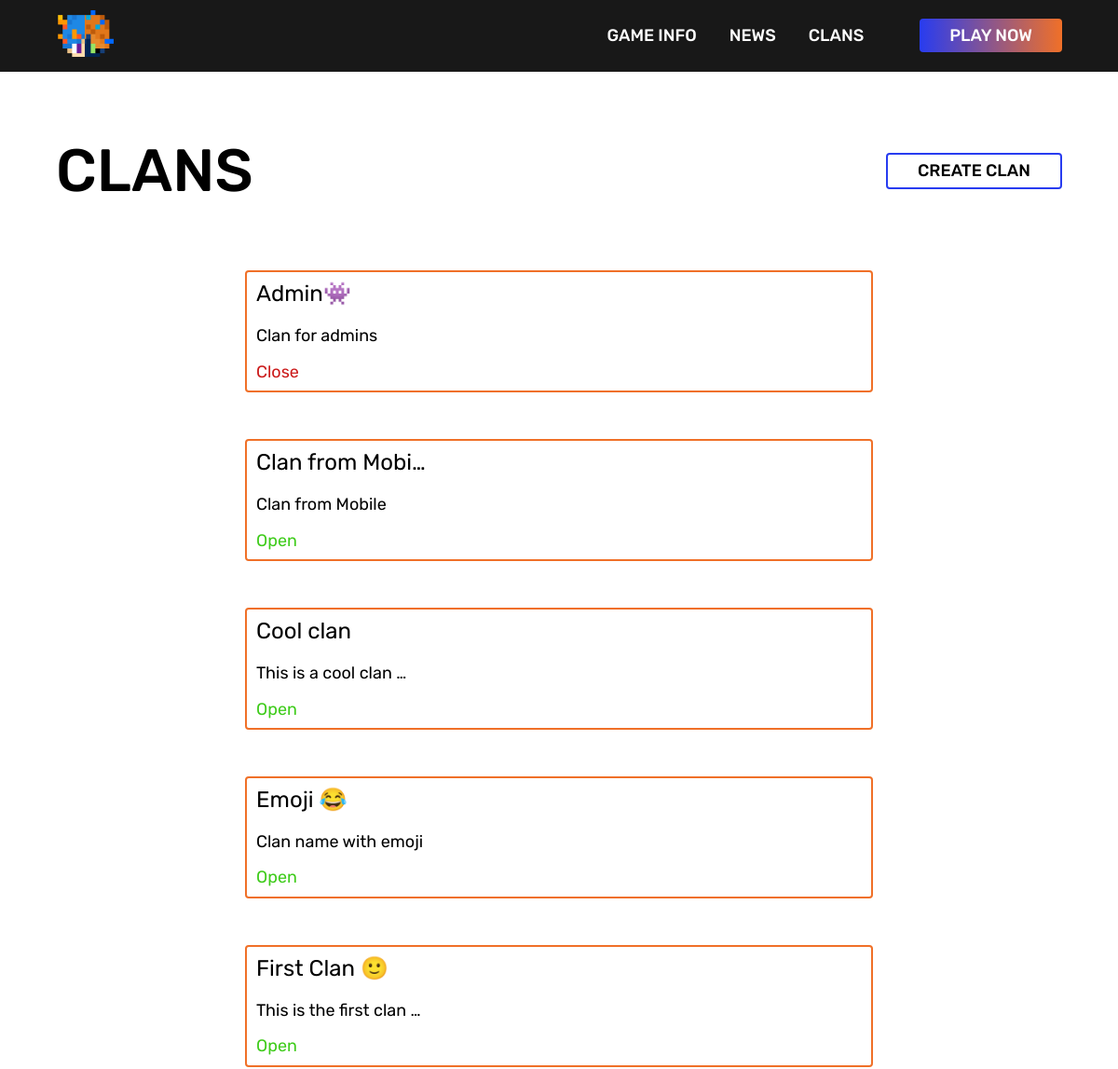
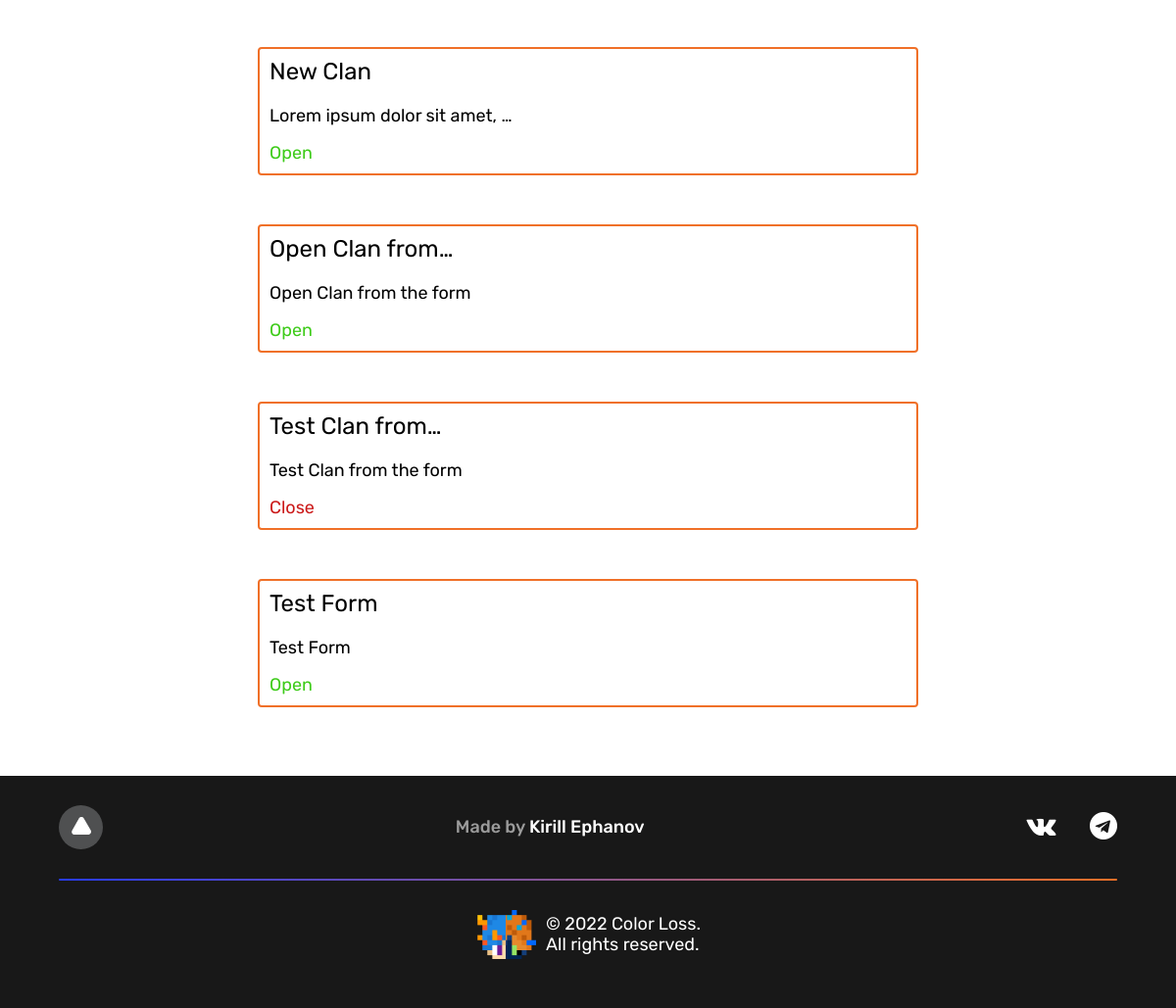
Screenshot of /clans/ with the database file from the repository (2 pictures, top to bottom).
### color_loss_app/models.py (models this page shows, shortened)
class Clan(models.Model):
    clan_name = models.CharField(max_length=50, db_index=True, verbose_name='Сlan name')
    clan_description = models.TextField(max_length=250, blank=True, verbose_name='Description')
    clan_is_open = models.BooleanField(blank=True, verbose_name='Is open')
    class Meta:
        verbose_name = 'Clan'
        verbose_name_plural = 'Clans'
        ordering = ['clan_name']

### color_loss_app/views.py (the view)
# urls.py: path('clans/', clans_page, name='clans'),
def clans_page(request):
    clans = Clan.objects.all()
    context = {'clans': clans}
    return render(request=request, template_name='color_loss_app/clans.html', context=context)

### color_loss_app/templates/color_loss_app/clans.html
{% extends 'base.html' %}
{% block content %}
    <section>
        <div class="wrapper">
            <div class="clans-page__container">
                <div class="clans-page__title-container">
                    <h1 class="page-title">
                        Clans
                    </h1>
                    {% if request.user.is_authenticated %}
                    <a href="{% url 'create_clan' %}" class="create-clan-btn">Create clan</a>
                    {% else %}
                    <a href="{% url 'login' %}" class="create-clan-btn">Create clan</a>
                    {% endif %}
                </div>
                <div class="clans-page__content">
                    {% for item in clans %}
                    <a href="{% url 'clan' item.pk %}" class="clan-card-link">
                        <div class="clan-card">
                            <p class="clan-card__title">
                                {{ item.clan_name|truncatechars:15 }}
                            </p>
                            <p class="clan-card__description">
                                {{ item.clan_description|safe|linebreaks|truncatewords:5 }}
                            </p>
                            {% if item.clan_is_open %}
                            <p class="clan-card__status-open">
                                Open
                            </p>
                            {% else %}
                            <p class="clan-card__status-close">
                                Close
                            </p>
                            {% endif %}
                        </div>
                    </a>
                    {% endfor %}
                </div>
            </div>
        </div>
    </section>
{% endblock %}

### color_loss/static/styles/style.css (style rules this page uses)
:root { --gradient: linear-gradient(90deg, #283CF0 0%, #F07028 100%); --dark: #181818; --blue: #283CF0; --orange: #F07028; --red: #CB1919; --green: #3DCB19; --grey: #9B9B9B; }
html { min-height: 100%; background-color: var(--dark); }
body { font-family: 'Rubik', sans-serif; font-size: 18px; background-color: #fff; }
.wrapper { max-width: 1080px; padding-right: 5px; padding-left: 5px; margin: 0 auto; }
.page-title { font-size: 64px; font-weight: 500; margin-top: 70px; margin-bottom: 70px; text-transform: uppercase; }
.clans-page__title-container { display: flex; justify-content: space-between; align-items: center; }
.create-clan-btn { color: #000; text-decoration: none; text-transform: uppercase; font-size: 18px; font-weight: 500; padding: 7px 32px; border: 2px solid var(--blue); border-radius: 4px; box-sizing: border-box; background-color: #fff; transition: .5s ease color, .5s ease background-color; }
.clans-page__content { display: flex; flex-direction: column; align-items: center; gap: 50px; }
.clan-card-link { color: #000; text-decoration: none; }
.clan-card { width: 650px; border: 2px solid var(--orange); border-radius: 4px; padding: 10px; }
.clan-card__title { font-size: 24px; margin-top: 0; margin-bottom: 20px; }
.clan-card__description { font-size: 18px; margin-top: 0; margin-bottom: 20px; }
.clan-card__status-open { color: var(--green); font-size: 18px; margin: 0; }
.clan-card__status-close { color: var(--red); font-size: 18px; margin: 0; }

### rows the page displays
Clan: clan_name "Admin👾", clan_description "Clan for admins", clan_is_open "Close"
Clan: clan_name "Clan from Mobi…", clan_description "Clan from Mobile", clan_is_open "Open"
Clan: clan_name "Cool clan", clan_description "This is a cool clan …", clan_is_open "Open"
Clan: clan_name "Emoji 😂", clan_description "Clan name with emoji", clan_is_open "Open"
Clan: clan_name "First Clan 🙂", clan_description "This is the first clan …", clan_is_open "Open"
Clan: clan_name "New Clan", clan_description "Lorem ipsum dolor sit amet, …", clan_is_open "Open"
Clan: clan_name "Open Clan from…", clan_description "Open Clan from the form", clan_is_open "Open"
Clan: clan_name "Test Clan from…", clan_description "Test Clan from the form", clan_is_open "Close"
Clan: clan_name "Test Form", clan_description "Test Form", clan_is_open "Open"
